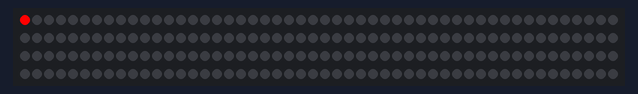
The sketch below on a simulated Arduino Uno, built with avr-gcc and run on an emulated ATmega328P. Shown: 200 RGB LEDs in strip order, left to right, continuing on the next row. The strip is taken to match the declared colour order.

Above: at 0.1 s.
At 7.8 s:
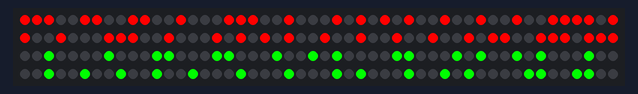
At 19.3 s:
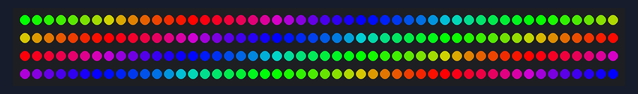
At 22.6 s:
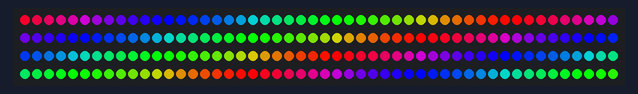
At 27.6 s:
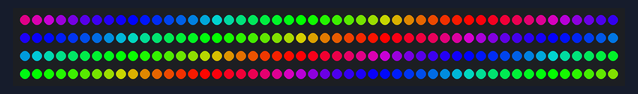
At 37.6 s:
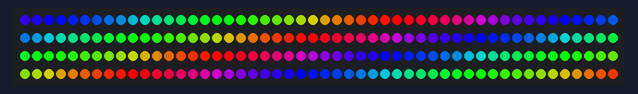

Measured:
- what the display in image 1 shows lasts 1.2 s, from 7.7 s to 8.9 s
- what the display in image 2 shows lasts 1.7 s, from 19.2 s to 20.9 s

The sketch:

nullpunkt_+_bootscreen.ino
```cpp
//table_os_bootscreen
#include "Adafruit_NeoPixel.h"

Adafruit_NeoPixel strip = Adafruit_NeoPixel(200, 7, NEO_RGB + NEO_KHZ800);


int nullpunkt = 0; //0: oben links, 1: oben rechts, 2: unten links, 3: unten rechts


int feldx = 20, feldy = 10;

//-----------------------------------------------------für bootscreeen + animation-------------------------------------------------------------------------------
int table_os_table_strip[47] = {get_led_number(0, 0), get_led_number(1, 0), get_led_number(1, 1), get_led_number(1, 2), get_led_number(1, 3), get_led_number(1, 4), get_led_number(2, 0), get_led_number(4, 1), get_led_number(4, 2), get_led_number(4, 3), get_led_number(4, 4), get_led_number(5, 0), get_led_number(5, 2), get_led_number(6, 0), get_led_number(6, 2), get_led_number(7, 1), get_led_number(7, 2), get_led_number(7, 3), get_led_number(7, 4), get_led_number(9, 0), get_led_number(9, 1), get_led_number(9, 2), get_led_number(9, 3), get_led_number(9, 4), get_led_number(10, 0), get_led_number(10, 2), get_led_number(10, 4), get_led_number(11, 1), get_led_number(11, 3), get_led_number(13, 0), get_led_number(13, 1), get_led_number(13, 2), get_led_number(13, 3), get_led_number(13, 4), get_led_number(14, 4), get_led_number(15, 4), get_led_number(17, 0), get_led_number(17, 1), get_led_number(17, 2), get_led_number(17, 3), get_led_number(17, 4), get_led_number(18, 0), get_led_number(18, 2), get_led_number(18, 4), get_led_number(19, 0), get_led_number(19, 2), get_led_number(19, 4) };
int table_os_os_strip[32] = {get_led_number(1, 6), get_led_number(1, 7), get_led_number(1, 8), get_led_number(2, 5), get_led_number(2, 9), get_led_number(3, 5), get_led_number(3, 9), get_led_number(4, 6), get_led_number(4, 7), get_led_number(4, 8), get_led_number(6, 6), get_led_number(6, 9), get_led_number(7, 5), get_led_number(7, 7), get_led_number(7, 9), get_led_number(8, 5), get_led_number(8, 8), get_led_number(11, 6), get_led_number(12, 5), get_led_number(12, 6), get_led_number(12, 7), get_led_number(12, 8), get_led_number(12, 9), get_led_number(14, 9), get_led_number(16, 6), get_led_number(16, 7), get_led_number(16, 8), get_led_number(17, 5), get_led_number(17, 9), get_led_number(18, 6), get_led_number(18, 7), get_led_number(18, 8)};
unsigned int table_os_boot_animation_strip[20] = { get_led_number(8, 7), get_led_number(7, 7), get_led_number(6, 6), get_led_number(6, 5), get_led_number(6, 4), get_led_number(6, 3), get_led_number(7, 2), get_led_number(8, 2), get_led_number(9, 2), get_led_number(10, 2), get_led_number(11, 2), get_led_number(12, 2),get_led_number(13, 3), get_led_number(13, 4), get_led_number(13, 5), get_led_number(13, 6),get_led_number(12, 7), get_led_number(11, 7), get_led_number(10, 7), get_led_number(9, 7)};
int table_os_animation_counter = 0;
int table_os_animation_timer = 2;

//---------------------------------------------------------------------------------------------------------------------------------------------------------------------------------


int wheelpos = 0;


void setup() {
  // put your setup code here, to run once:
strip.begin();
draw_debug_information(); //eig unwichtig
//---------------------------------------------------------------------müssen im setup ausgeführt werden (bootscreen)----------------------------------------------
table_os_strip_draw();
table_os_animation();
//---------------------------------------------------------------------------------------------------------------------------------------------------------------------------------
}

void loop() {
  // put your main code here, to run repeatedly:
  for (int i = 0; i < 200; i++) {
strip.setPixelColor(i, Wheel(wheelpos));
wheelpos+=6;
strip.show();
}
strip.show();
wheelpos++;
if (wheelpos == 255) {wheelpos = 0; }
delay(50);


}

void draw_debug_information() {
  strip.setPixelColor(get_led_number(0, 0), strip.Color(255, 0, 0));
  strip.show();
  delay(700);
  strip.setPixelColor(get_led_number(0, 0), strip.Color(0, 0, 0));
  strip.setPixelColor(get_led_number(19, 9), strip.Color(255, 0, 0));
  strip.show();
  delay(700);
    strip.setPixelColor(get_led_number(19, 9), strip.Color(0, 0, 0));
      strip.setPixelColor(get_led_number(19, 0), strip.Color(255, 0, 0));
  strip.show();
  delay(700);
    strip.setPixelColor(get_led_number(19, 0), strip.Color(0, 0, 0));
      strip.setPixelColor(get_led_number(0, 9), strip.Color(255, 0, 0));
  strip.show();
  delay(700);
    strip.setPixelColor(get_led_number(0, 9), strip.Color(0, 0, 0));
    strip.show();
    delay(700);
  }

uint32_t Wheel(byte WheelPos) {

  if (WheelPos < 85) {

    return strip.Color(WheelPos * 3, 255 - WheelPos * 3, 0);

  } else if (WheelPos < 170) {

    WheelPos -= 85;

    return strip.Color(255 - WheelPos * 3, 0, WheelPos * 3);

  } else {

    WheelPos -= 170;

    return strip.Color(0, WheelPos * 3, 255 - WheelPos * 3);

  }

}

//---------------------------------------------------------------------------bootscreen---------------------------------------------------------------------

void table_os_strip_draw() {
  for (int i = 0; i < 47; i++) {
    strip.setPixelColor(table_os_table_strip[i], strip.Color(255, 0, 0));
    strip.show();
    delay(10);
  }
  for (int i = 0; i < 32; i++) {
    strip.setPixelColor(table_os_os_strip[i], strip.Color(0, 255, 0));
    strip.show();
    delay(100);
  }
  delay(1000);
  clear_screen();
}

void table_os_animation() {
  for (int i = 0; i < 20; i++) {
    strip.setPixelColor(table_os_boot_animation_strip[i], strip.Color(0, 0, 255));
    strip.show();
    delay(50);
    strip.setPixelColor(table_os_boot_animation_strip[i], strip.Color(0, 0, 0));
    strip.show();

  }
  for (int i = 0; i < 18; i++) {
    strip.setPixelColor(table_os_boot_animation_strip[i], strip.Color(0, 0, 255));
    strip.show();
    delay(50);
    strip.setPixelColor(table_os_boot_animation_strip[i], strip.Color(0, 0, 0));
    strip.show();

  }
  delay (400);
  if (table_os_animation_counter == table_os_animation_timer) {
    clear_screen();
    return;
  }
  table_os_animation_counter ++;
  table_os_animation();

}

//---------------------------------------------------------------------------------------------------------------------------------------------------------------------------------


//-----------------------------------------------------------------auf nullpunkt angepasst (siehe vars)---------------------------------------------------------------------------

unsigned int get_led_number(int x, int y) {

  if (y % 2) { //ungerade
    switch (nullpunkt)
    {
      case 0: //oben links
        return (y * feldx) + feldx - 1 - x; //ungerade
      case 1: //oben rechts
        return (y * feldx) + x;
      case 2: //unten links
        return (feldx * feldy) - 1 - 19 - (y * feldx) + x;
      case 3: //unten rechts
        return (feldx * feldy) - 1  - 19 - (y * feldx) + feldx - 1 - x;
    }
  } else { //gerade
    switch (nullpunkt) {
      case 0: //oben links
        return (y * feldx) + x;

      case 1: //oben rechts
        return (y * feldx) + feldx - 1 - x;
      case 2: //unten links
        return (feldx * feldy) - 1 - 19 - (y * feldx) + feldx - 1 - x;
      case 3: //unten rechts
        return (feldx * feldy) - 1 - 19 - (y * feldx) + x;
    }
  }

}

//---------------------------------------------------------------------------------------------------------------------------------------------------------------------------------

void clear_screen() {

  uint16_t i;

  for (i = 0; i < strip.numPixels(); i++) {

    strip.setPixelColor(i, strip.Color(0, 0, 0));

  }

  strip.show();

}
```
